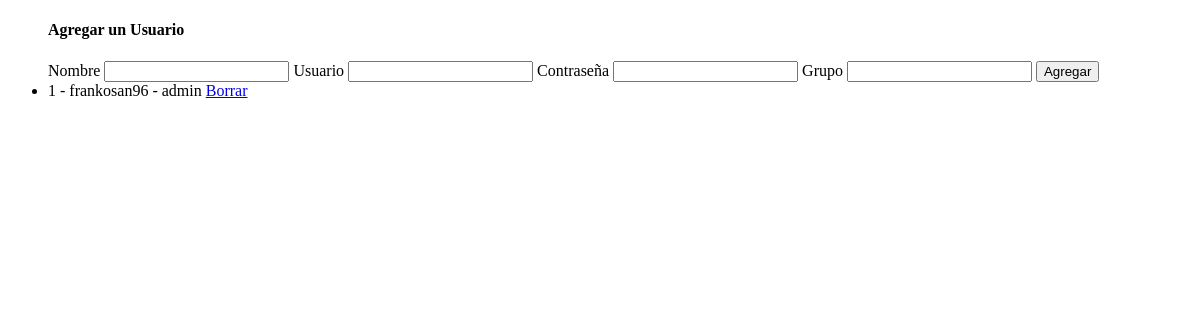
The app's page /usuarios/, older data.
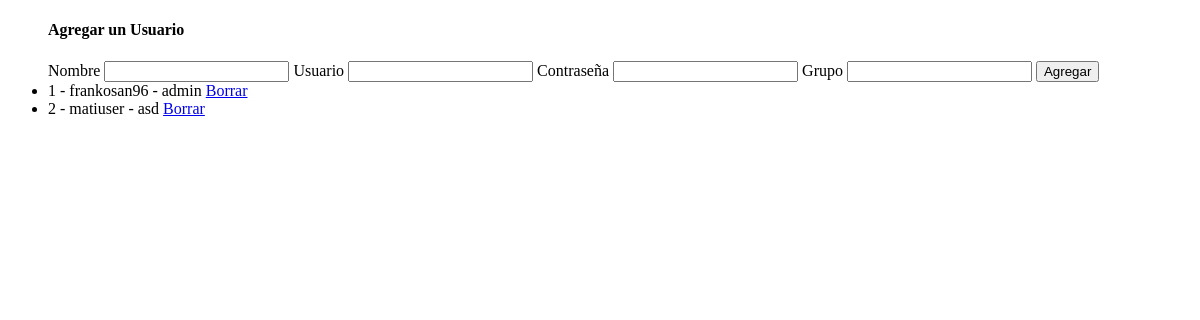
The same page, newer data.
### aplicacion/models.py (models this page shows)
class Usuario(models.Model):
    nombre = models.TextField(max_length=100)
    usuario = models.TextField(max_length=100)
    contrasena = models.TextField(max_length=100)
    grupo = models.TextField(max_length=100)
    def __str__(self):
        return f"{self.id} - {self.usuario} - {self.grupo}"

### aplicacion/views.py (the view)
# urls.py: path('usuarios/', mostrarUsuarios, name="usuarios-list"),
def mostrarUsuarios(request):
    usuarios = Usuario.objects.all()
    return render(request, "aplicacion/usuario.html", {"usuarios": usuarios})

### aplicacion/templates/aplicacion/usuario.html (shortened to what this page needs)
<!DOCTYPE html>
<html lang="en">
<head>
</head>
<body>
    <ul>
        <h4>Agregar un Usuario</h4>
                <form action="{% url 'usuario-create' %}" method="GET">
                    <label name="nombre">Nombre</label>
                    <input type="text" name="nombre">
                    <label name="usuario">Usuario</label>
                    <input type="text" name="usuario">
                    <label name="contrasena">Contraseña</label>
                    <input type="text" name="contrasena">
                    <label name="grupo">Grupo</label>
                    <input type="text" name="grupo">
                    <input type="submit" value="Agregar">
                </form>
        {% for usuario in usuarios %}
        <li>{{usuario}}
            <a href="{% url 'usuario-delete' usuario.id %}">Borrar</a>
        </li>
        {% endfor %}
    </ul>
</body>
</html>

Row changes from the older to the newer data that the page shows:
added Usuario: id+usuario+grupo "2 - matiuser - asd"
